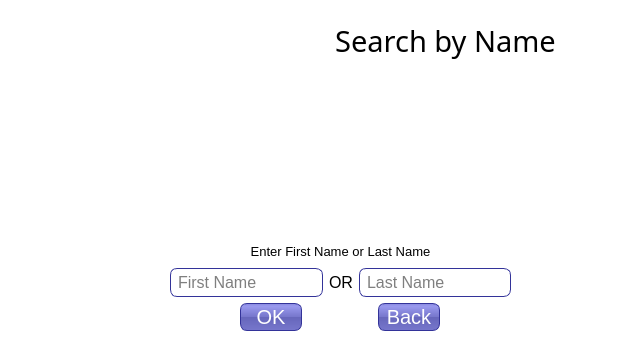
<?xml version="1.0" encoding="UTF-8"?>
<ui version="4.0">
 <class>Dialog</class>
 <widget class="QDialog" name="Dialog">
  <property name="geometry">
   <rect>
    <x>0</x>
    <y>0</y>
    <width>617</width>
    <height>358</height>
   </rect>
  </property>
  <property name="palette">
   <palette>
    <active>
     <colorrole role="Button">
      <brush brushstyle="SolidPattern">
       <color alpha="255">
        <red>255</red>
        <green>255</green>
        <blue>255</blue>
       </color>
      </brush>
     </colorrole>
     <colorrole role="Base">
      <brush brushstyle="SolidPattern">
       <color alpha="255">
        <red>255</red>
        <green>255</green>
        <blue>255</blue>
       </color>
      </brush>
     </colorrole>
     <colorrole role="Window">
      <brush brushstyle="SolidPattern">
       <color alpha="255">
        <red>255</red>
        <green>255</green>
        <blue>255</blue>
       </color>
      </brush>
     </colorrole>
    </active>
    <inactive>
     <colorrole role="Button">
      <brush brushstyle="SolidPattern">
       <color alpha="255">
        <red>255</red>
        <green>255</green>
        <blue>255</blue>
       </color>
      </brush>
     </colorrole>
     <colorrole role="Base">
      <brush brushstyle="SolidPattern">
       <color alpha="255">
        <red>255</red>
        <green>255</green>
        <blue>255</blue>
       </color>
      </brush>
     </colorrole>
     <colorrole role="Window">
      <brush brushstyle="SolidPattern">
       <color alpha="255">
        <red>255</red>
        <green>255</green>
        <blue>255</blue>
       </color>
      </brush>
     </colorrole>
    </inactive>
    <disabled>
     <colorrole role="Button">
      <brush brushstyle="SolidPattern">
       <color alpha="255">
        <red>255</red>
        <green>255</green>
        <blue>255</blue>
       </color>
      </brush>
     </colorrole>
     <colorrole role="Base">
      <brush brushstyle="SolidPattern">
       <color alpha="255">
        <red>255</red>
        <green>255</green>
        <blue>255</blue>
       </color>
      </brush>
     </colorrole>
     <colorrole role="Window">
      <brush brushstyle="SolidPattern">
       <color alpha="255">
        <red>255</red>
        <green>255</green>
        <blue>255</blue>
       </color>
      </brush>
     </colorrole>
    </disabled>
   </palette>
  </property>
  <property name="font">
   <font>
    <family>Arial</family>
    <pointsize>12</pointsize>
   </font>
  </property>
  <property name="windowTitle">
   <string>Dialog</string>
  </property>
  <property name="styleSheet">
   <string notr="true">#Dialog{
background-image: url(C:/Python27/ICPMS/search.png);
background-repeat:no repeat;
background-color:white;
}
QPushButton{
color: white;
background-color: QLinearGradient( x1: 0, y1: 0, x2: 0, y2: 1, stop: 0 #88d, stop: 0.1 #99e, stop: 0.49 #77c, stop: 0.5 #66b, stop: 1 #77c);
border-width: 1px;
border-color: #339;
border-style: solid;
border-radius: 7;
padding: 3px;
font-size: 20px;
padding-left: 5px;
padding-right: 5px;
min-width: 50px;
max-width: 50px;
min-height: 18px;
max-height: 20px;}

QLineEdit{
border-width: 1px;
border-color: #339;
border-style: solid;
border-radius: 7;
padding: 3px;
padding-left: 5px;
padding-right: 5px;
}

</string>
  </property>
  <widget class="QWidget" name="layoutWidget">
   <property name="geometry">
    <rect>
     <x>295</x>
     <y>10</y>
     <width>301</width>
     <height>61</height>
    </rect>
   </property>
   <layout class="QVBoxLayout" name="verticalLayout">
    <item>
     <widget class="QLabel" name="label_3">
      <property name="font">
       <font>
        <family>NEOTERIQUE</family>
        <pointsize>22</pointsize>
       </font>
      </property>
      <property name="text">
       <string>Search by Name</string>
      </property>
      <property name="alignment">
       <set>Qt::AlignCenter</set>
      </property>
     </widget>
    </item>
   </layout>
  </widget>
  <widget class="QWidget" name="layoutWidget">
   <property name="geometry">
    <rect>
     <x>170</x>
     <y>240</y>
     <width>341</width>
     <height>91</height>
    </rect>
   </property>
   <layout class="QGridLayout" name="gridLayout">
    <item row="1" column="0">
     <layout class="QHBoxLayout" name="horizontalLayout">
      <item>
       <widget class="QLineEdit" name="Fname_lineEdit">
        <property name="styleSheet">
         <string notr="true">QLineEdit{

}</string>
        </property>
        <property name="text">
         <string/>
        </property>
        <property name="placeholderText">
         <string>First Name</string>
        </property>
       </widget>
      </item>
      <item>
       <widget class="QLabel" name="label_2">
        <property name="text">
         <string>OR</string>
        </property>
       </widget>
      </item>
      <item>
       <widget class="QLineEdit" name="Lname_lineEdit">
        <property name="placeholderText">
         <string>Last Name</string>
        </property>
       </widget>
      </item>
     </layout>
    </item>
    <item row="2" column="0">
     <layout class="QHBoxLayout" name="horizontalLayout_2">
      <item>
       <widget class="QPushButton" name="ok_btn">
        <property name="text">
         <string>OK</string>
        </property>
       </widget>
      </item>
      <item>
       <widget class="QPushButton" name="back_btn">
        <property name="text">
         <string>Back</string>
        </property>
       </widget>
      </item>
     </layout>
    </item>
    <item row="0" column="0">
     <widget class="QLabel" name="label">
      <property name="font">
       <font>
        <pointsize>10</pointsize>
       </font>
      </property>
      <property name="text">
       <string>Enter First Name or Last Name</string>
      </property>
      <property name="alignment">
       <set>Qt::AlignCenter</set>
      </property>
     </widget>
    </item>
   </layout>
  </widget>
 </widget>
 <resources/>
 <connections/>
</ui>
